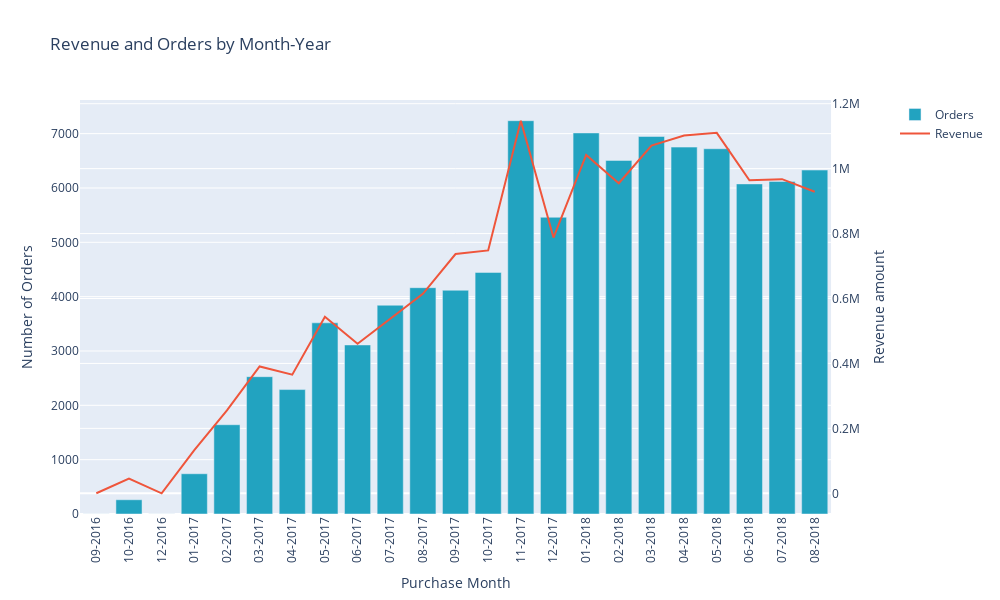

Notebook source saved alongside this figure:
### Markdown cell above
## 3.1. General Exploration

### Code cell
#we are creating pivot table with three index year, month and string MMYYY and getting sum of total_amount and number of orders
sales_df=ml_df.pivot_table(values = ['order_id', 'total_amount']
                              , index=['purchase_year','purchase_month','purchase_MMYYYY']
                              , aggfunc={'order_id':'nunique', 'total_amount':'sum'})
from plotly.subplots import make_subplots

#to plot number of orders by MMYYY
trace1 = go.Bar(
    x=sales_df.index.get_level_values(2),
    y=sales_df['order_id'],
    name='Orders',
    marker=dict(
        color='rgb(34,163,192)'
               )
)
#to plot sum of total_amounts by MMYYY
trace2 = go.Scatter(
    x=sales_df.index.get_level_values(2),
    y=sales_df['total_amount'],
    name='Revenue',
    yaxis='y2' #using a right side y-axis

)

fig = make_subplots(specs=[[{"secondary_y": True}]])
fig.add_trace(trace1)
fig.add_trace(trace2,secondary_y=True)
fig['layout'].update(height = 600, width = 1000, title = 'Revenue and Orders by Month-Year',xaxis=dict(
      tickangle=-90, title='Purchase Month'), yaxis=dict(title= 'Number of Orders'), yaxis2=dict(title= 'Revenue amount'))
fig.show()
#fig.show("svg")

### Figure 1 — Plotly figure (JSON) as saved in the notebook; plotly's stock layout.template omitted (floating-point values rounded to 4 significant figures)
{"data": [{"marker": {"color": "rgb(34,163,192)"}, "name": "Orders", "type": "bar", "x": ["09-2016", "10-2016", "12-2016", "01-2017", "02-2017", "03-2017", "04-2017", "05-2017", "06-2017", "07-2017", "08-2017", "09-2017", "10-2017", "11-2017", "12-2017", "01-2018", "02-2018", "03-2018", "04-2018", "05-2018", "06-2018", "07-2018", "08-2018"], "y": [1, 262, 1, 741, 1643, 2527, 2290, 3518, 3111, 3842, 4165, 4118, 4446, 7238, 5461, 7013, 6507, 6948, 6752, 6722, 6075, 6121, 6330]}, {"name": "Revenue", "type": "scatter", "x": ["09-2016", "10-2016", "12-2016", "01-2017", "02-2017", "03-2017", "04-2017", "05-2017", "06-2017", "07-2017", "08-2017", "09-2017", "10-2017", "11-2017", "12-2017", "01-2018", "02-2018", "03-2018", "04-2018", "05-2018", "06-2018", "07-2018", "08-2018"], "xaxis": "x", "y": [269.9, 45476, 10.9, 133000.0, 255800.0, 390700.0, 365300.0, 543600.0, 460900.0, 538900.0, 614300.0, 737000.0, 748100.0, 1148000.0, 787800.0, 1042000.0, 955000.0, 1071000.0, 1102000.0, 1110000.0, 964000.0, 967600.0, 929000.0], "yaxis": "y2"}], "layout": {"height": 600, "title": {"text": "Revenue and Orders by Month-Year"}, "width": 1000, "xaxis": {"anchor": "y", "domain": [0, 0.94], "tickangle": -90, "title": {"text": "Purchase Month"}}, "yaxis": {"anchor": "x", "domain": [0, 1], "title": {"text": "Number of Orders"}}, "yaxis2": {"anchor": "x", "overlaying": "y", "side": "right", "title": {"text": "Revenue amount"}}}}
